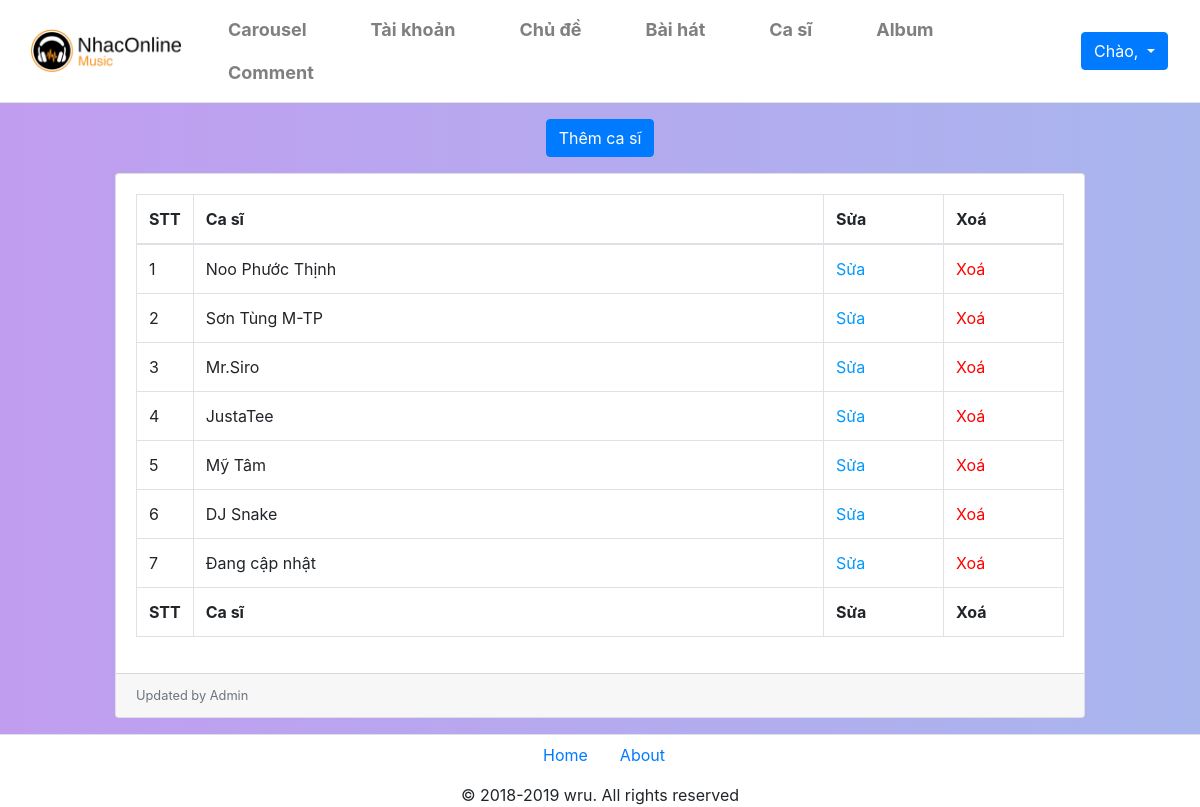
The page /Sources/admin/casi.php on the database as committed earlier.
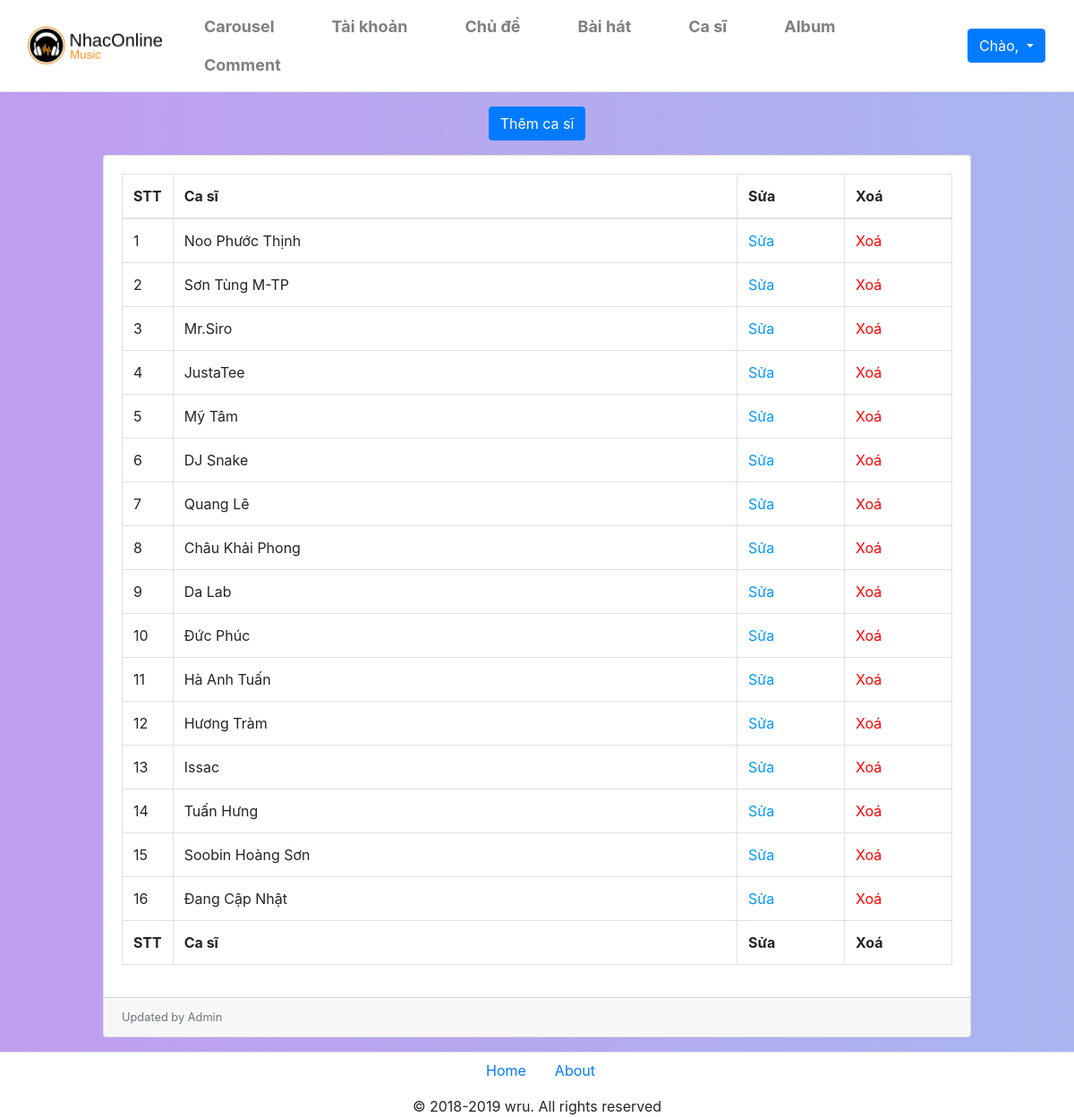
The same page on the database as committed later.
### tables this page shows
CREATE TABLE IF NOT EXISTS casi (
  id int(100) NOT NULL AUTO_INCREMENT,
  tencasi varchar(100) NOT NULL,
  image varchar(100) NOT NULL,
  tieusu text DEFAULT NULL,
  PRIMARY KEY (id)
);

### Sources/admin/casi.php (the view, shortened to what this page needs)
<!DOCTYPE html>
<html lang="en">
<head>
    <link href="css/bootstrap.min.css" rel="stylesheet">
    <link href="css/dataTables.bootstrap4.css" rel="stylesheet">
    <link rel="stylesheet" href="./css/fix.css">
</head>
<body>
    <?php
        include('header.php');
    ?>
    <main class="col-md-10 m-auto">
    <div class="mt-3 mb-2 text-center"><a href="./themcasi.php" class="btn btn-primary">Thêm ca sĩ</a></div>
    <div class="card mb-3 mt-3">
        <div class="card-body">
            <div class="table-responsive">
                <table class="table table-bordered" id="dataTable" width="100%" cellspacing="0">
                    <thead>
                        <tr>
                            <th>STT</th>
                            <th>Ca sĩ</th>
                            <th>Sửa</th>
                            <th>Xoá</th>
                        </tr>
                    </thead>
                    <tfoot>
                        <tr>
                            <th>STT</th>
                            <th>Ca sĩ</th>
                            <th>Sửa</th>
                            <th>Xoá</th>
                        </tr>
                    </tfoot>
                    <tbody>
                    <?php
                        include('../php/connect.php');
                        $stt=1;
                        $result = mysqli_query($con,"Select * from casi");
                        While($data = mysqli_fetch_assoc($result))
                        {
                            echo "<tr>";
                            echo "<td style='width:50px;'>$stt</td>";
                            echo "<td>$data[tencasi]</td>";
                            echo "<td style='width:120px;'><a href='./suacasi.php?id=$data[id]' style='color:#09F;'>Sửa</a></td>";
                            echo "<td style='width:120px;'><a href='./del_casi.php?id=$data[id]' onclick=' return xacnhan();' style='color:red;'>Xoá</a></td>";
                            echo "</tr>";
                            $stt++;
                        }
                    ?>
                    </tbody>
                </table>
            </div>
        </div>
        <div class="card-footer small text-muted">Updated by Admin</div>
    </div>
    </main>
    <?php
        include('footer.php');
    ?>
</body>
</html>

Rows that differ between the two databases and show on the page:
removed casi: tencasi "Đang cập nhật"
added casi: tencasi "Quang Lê"
added casi: tencasi "Châu Khải Phong"
added casi: tencasi "Da Lab"
added casi: tencasi "Đức Phúc"
added casi: tencasi "Hà Anh Tuấn"
added casi: tencasi "Hương Tràm"
added casi: tencasi "Issac"
added casi: tencasi "Tuấn Hưng"
added casi: tencasi "Soobin Hoàng Sơn"
added casi: tencasi "Đang Cập Nhật"
